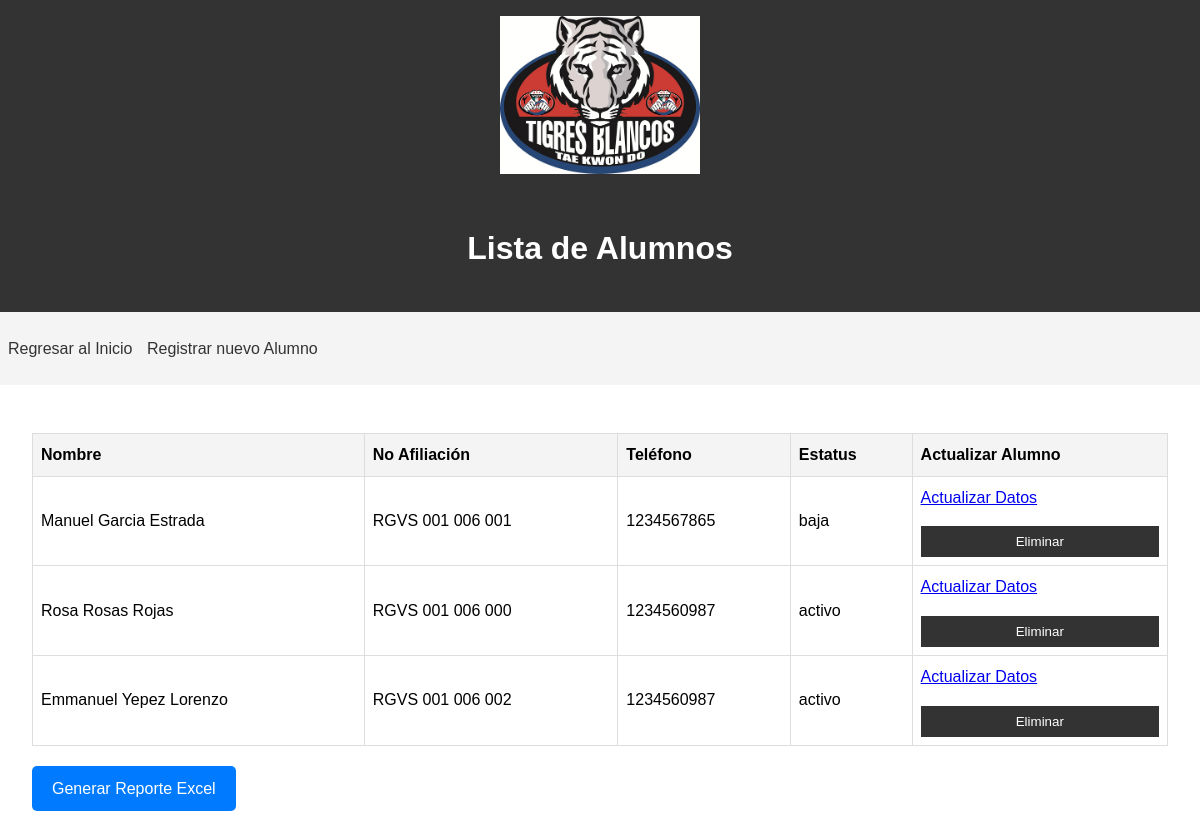
The page /consulta_alumnos on the database as committed earlier.
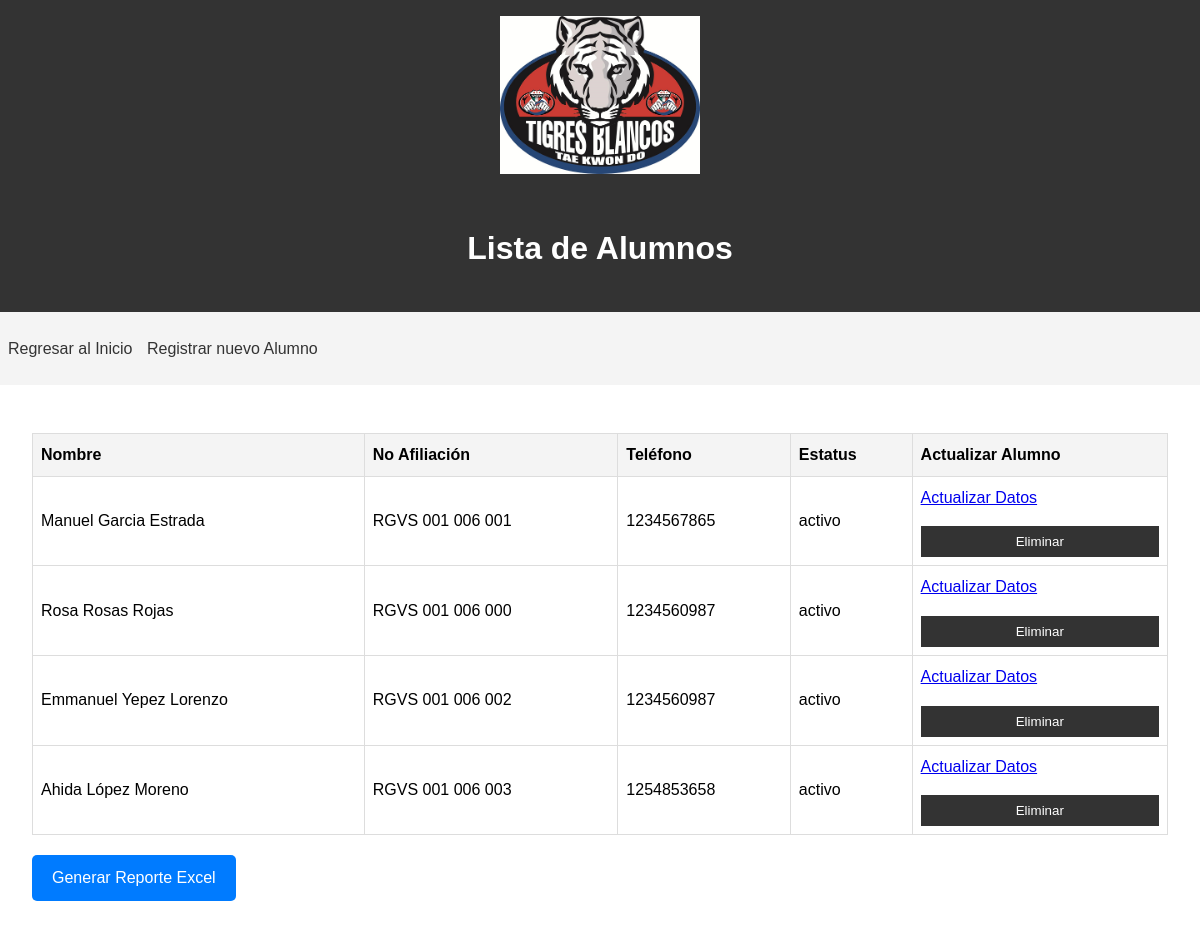
The same page on the database as committed later.
### app.py (models this page shows)
class Alumno(Base):
    __tablename__ = 'alumnos'
    id = Column(Integer, primary_key=True)
    apaterno = Column(String(50), nullable=False)
    apmaterno = Column(String(50), nullable=False)
    nombre = Column(String(50), nullable=False)
    fbday = Column(Date, nullable=False)
    curp = Column(String(18), unique=True, nullable=False)
    calle = Column(String(100), nullable=True)
    numero = Column(String(10), nullable=False)
    colonia = Column(String(100), nullable=False)
    email = Column(String(100), nullable=False)
    telefono = Column(String(15), nullable=False)
    numafiliacion = Column(String(20), unique=True, nullable=True)
    estatus = Column(String(10), nullable=False)
    pagos = relationship("Pago", back_populates="alumno")

### app.py (the view)
@app.route('/consulta_alumnos')
def lista_alumnos():
    session = Session()
    try:
        alumnos = session.query(Alumno).all()
        return render_template('lista_alumnos.html', alumnos=alumnos)
    except Exception as e:
        return f"Error: {str(e)}"
    finally:
        session.close()

### templates/lista_alumnos.html (shortened to what this page needs)
<!DOCTYPE html>
<html lang="es">
<head>
    <link rel="stylesheet" href="{{ url_for('static', filename='css/styles.css') }}">
</head>
<body>
    <header>
        <img src="{{ url_for('static', filename='img/logo.png') }}" alt="Logotipo de la escuela" class="logo" width = "800" height="341">
        <h1>Lista de Alumnos</h1>
    </header>
    <nav>
        <ul>
            <li><a href="{{ url_for('index') }}">Regresar al Inicio</a></li>
            <li><a href="{{ url_for('registro') }}">Registrar nuevo Alumno</a></li>
        </ul>
    </nav>
    <main>
        <table>
            <thead>
                <tr>
                    <th>Nombre</th>
                    <th>No Afiliación</th>
                    <th>Teléfono</th>
                    <th>Estatus</th>
                    <th>Actualizar Alumno</th>
                </tr>
            </thead>
            <tbody>
                {% for alumno in alumnos %}
                <tr>
                    <td>{{ alumno.nombre }} {{ alumno.apaterno }} {{ alumno.apmaterno }}</td>
                    <td>{{ alumno.numafiliacion }}</td>
                    <td>{{ alumno.telefono }}</td>
                    <td>{{ alumno.estatus }}</td>
                    <td>
                        <a href="{{ url_for('detalle_alumno', id=alumno.id) }}">Actualizar Datos</a>
                        <button class="eliminar-alumno" data-id="{{ alumno.id }}" >Eliminar</button>
                    </td>
                </tr>
                {% endfor %}
            </tbody>
        </table>
        <a href="{{ url_for('generar_reporte') }}" class="button">Generar Reporte Excel</a>
    </main>
</body>
</html>

Rows that differ between the two databases and show on the page:
changed Alumno "Manuel": estatus "baja" → "activo"
added Alumno: nombre "Ahida", apaterno "López", apmaterno "Moreno", numafiliacion "RGVS 001 006 003", telefono "1254853658", estatus "activo"
